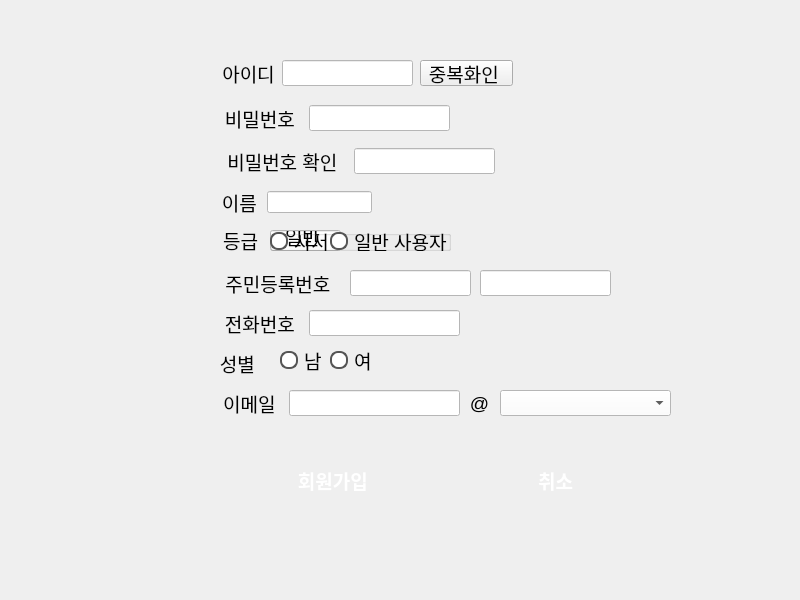
<?xml version="1.0" encoding="UTF-8"?>
<ui version="4.0">
 <class>Dialog</class>
 <widget class="QDialog" name="Dialog">
  <property name="geometry">
   <rect>
    <x>0</x>
    <y>0</y>
    <width>800</width>
    <height>600</height>
   </rect>
  </property>
  <property name="windowTitle">
   <string>Dialog</string>
  </property>
  <property name="styleSheet">
   <string notr="true">background: qlineargradient(
    x1: 0, y1: 0,
    x2: 0, y2: 1,
    stop: 0 #AF8C89,
    stop: 0.5 #9D7976,
    stop: 1 #806462
);</string>
  </property>
  <widget class="QLabel" name="lbl_pw">
   <property name="geometry">
    <rect>
     <x>221</x>
     <y>105</y>
     <width>83</width>
     <height>26</height>
    </rect>
   </property>
   <property name="font">
    <font>
     <pointsize>14</pointsize>
    </font>
   </property>
   <property name="styleSheet">
    <string notr="true">QWidget {
    background: qlineargradient(
        x1: 0, y1: 0,
        x2: 1, y2: 1,
        stop: 0 #BC8F8F,
        stop: 0.5 #D0A5A5,
        stop: 1 #E5C6C6
    );
    color: black;
}</string>
   </property>
   <property name="text">
    <string>비밀번호 </string>
   </property>
   <property name="alignment">
    <set>Qt::AlignmentFlag::AlignCenter</set>
   </property>
  </widget>
  <widget class="QLabel" name="lbl_pw_confirm">
   <property name="geometry">
    <rect>
     <x>221</x>
     <y>148</y>
     <width>128</width>
     <height>26</height>
    </rect>
   </property>
   <property name="font">
    <font>
     <pointsize>14</pointsize>
     <bold>false</bold>
    </font>
   </property>
   <property name="styleSheet">
    <string notr="true">QWidget {
    background: qlineargradient(
        x1: 0, y1: 0,
        x2: 1, y2: 1,
        stop: 0 #BC8F8F,
        stop: 0.5 #D0A5A5,
        stop: 1 #E5C6C6
    );
    color: black;
}</string>
   </property>
   <property name="text">
    <string>비밀번호 확인 </string>
   </property>
   <property name="alignment">
    <set>Qt::AlignmentFlag::AlignCenter</set>
   </property>
  </widget>
  <widget class="QLineEdit" name="input_pw">
   <property name="geometry">
    <rect>
     <x>309</x>
     <y>105</y>
     <width>141</width>
     <height>26</height>
    </rect>
   </property>
   <property name="styleSheet">
    <string notr="true">background-color: white;
color: black;</string>
   </property>
   <property name="echoMode">
    <enum>QLineEdit::EchoMode::Password</enum>
   </property>
  </widget>
  <widget class="QLineEdit" name="input_pw_confirm">
   <property name="geometry">
    <rect>
     <x>354</x>
     <y>148</y>
     <width>141</width>
     <height>26</height>
    </rect>
   </property>
   <property name="styleSheet">
    <string notr="true">background-color: white;
color: black;</string>
   </property>
   <property name="echoMode">
    <enum>QLineEdit::EchoMode::Password</enum>
   </property>
  </widget>
  <widget class="QPushButton" name="btn_submit">
   <property name="geometry">
    <rect>
     <x>260</x>
     <y>450</y>
     <width>151</width>
     <height>61</height>
    </rect>
   </property>
   <property name="font">
    <font>
     <pointsize>14</pointsize>
     <bold>true</bold>
    </font>
   </property>
   <property name="styleSheet">
    <string notr="true">background: qlineargradient(
    x1: 0, y1: 0,
    x2: 1, y2: 1,
    stop: 0 #5E3023,
    stop: 1 #8B5A4A
);
color: white;
border-radius: 30px;
text-align: center;</string>
   </property>
   <property name="text">
    <string>회원가입 </string>
   </property>
  </widget>
  <widget class="QPushButton" name="btn_cancel">
   <property name="geometry">
    <rect>
     <x>480</x>
     <y>450</y>
     <width>151</width>
     <height>61</height>
    </rect>
   </property>
   <property name="font">
    <font>
     <pointsize>14</pointsize>
     <bold>true</bold>
    </font>
   </property>
   <property name="styleSheet">
    <string notr="true">background: qlineargradient(
    x1: 0, y1: 0,
    x2: 1, y2: 1,
    stop: 0 #5E3023,
    stop: 1 #8B5A4A
);
color: white;
border-radius: 30px;
text-align: center;</string>
   </property>
   <property name="text">
    <string>취소</string>
   </property>
  </widget>
  <widget class="QLabel" name="label">
   <property name="geometry">
    <rect>
     <x>220</x>
     <y>390</y>
     <width>64</width>
     <height>26</height>
    </rect>
   </property>
   <property name="font">
    <font>
     <pointsize>14</pointsize>
    </font>
   </property>
   <property name="styleSheet">
    <string notr="true">QWidget {
    background: qlineargradient(
        x1: 0, y1: 0,
        x2: 1, y2: 1,
        stop: 0 #BC8F8F,
        stop: 0.5 #D0A5A5,
        stop: 1 #E5C6C6
    );
    color: black;
}</string>
   </property>
   <property name="text">
    <string>이메일 </string>
   </property>
   <property name="alignment">
    <set>Qt::AlignmentFlag::AlignCenter</set>
   </property>
  </widget>
  <widget class="QLineEdit" name="input_email_prefix">
   <property name="geometry">
    <rect>
     <x>289</x>
     <y>390</y>
     <width>171</width>
     <height>26</height>
    </rect>
   </property>
   <property name="styleSheet">
    <string notr="true">background-color: white;
color: black;</string>
   </property>
  </widget>
  <widget class="QComboBox" name="combo_email_domain">
   <property name="geometry">
    <rect>
     <x>500</x>
     <y>390</y>
     <width>171</width>
     <height>26</height>
    </rect>
   </property>
   <property name="styleSheet">
    <string notr="true">background-color: white;
color: black;</string>
   </property>
  </widget>
  <widget class="QLabel" name="lbl_at">
   <property name="geometry">
    <rect>
     <x>470</x>
     <y>390</y>
     <width>19</width>
     <height>26</height>
    </rect>
   </property>
   <property name="font">
    <font>
     <pointsize>14</pointsize>
    </font>
   </property>
   <property name="styleSheet">
    <string notr="true">QWidget {
    background: qlineargradient(
        x1: 0, y1: 0,
        x2: 1, y2: 1,
        stop: 0 #75463A,
        stop: 1 #B98272
    );
    color: black;
}</string>
   </property>
   <property name="text">
    <string>@</string>
   </property>
   <property name="alignment">
    <set>Qt::AlignmentFlag::AlignCenter</set>
   </property>
  </widget>
  <widget class="QLineEdit" name="input_phone">
   <property name="geometry">
    <rect>
     <x>309</x>
     <y>310</y>
     <width>151</width>
     <height>26</height>
    </rect>
   </property>
   <property name="styleSheet">
    <string notr="true">background-color: white;
color: black;</string>
   </property>
  </widget>
  <widget class="QLabel" name="lbl_phone">
   <property name="geometry">
    <rect>
     <x>221</x>
     <y>310</y>
     <width>83</width>
     <height>26</height>
    </rect>
   </property>
   <property name="font">
    <font>
     <pointsize>14</pointsize>
    </font>
   </property>
   <property name="styleSheet">
    <string notr="true">QWidget {
    background: qlineargradient(
        x1: 0, y1: 0,
        x2: 1, y2: 1,
        stop: 0 #BC8F8F,
        stop: 0.5 #D0A5A5,
        stop: 1 #E5C6C6
    );
    color: black;
}</string>
   </property>
   <property name="text">
    <string>전화번호 </string>
   </property>
   <property name="alignment">
    <set>Qt::AlignmentFlag::AlignCenter</set>
   </property>
  </widget>
  <widget class="QLineEdit" name="input_rrn1">
   <property name="geometry">
    <rect>
     <x>350</x>
     <y>270</y>
     <width>121</width>
     <height>26</height>
    </rect>
   </property>
   <property name="styleSheet">
    <string notr="true">background-color: white;
color: black;</string>
   </property>
  </widget>
  <widget class="QLabel" name="lbl_rrn">
   <property name="geometry">
    <rect>
     <x>220</x>
     <y>270</y>
     <width>121</width>
     <height>26</height>
    </rect>
   </property>
   <property name="font">
    <font>
     <pointsize>14</pointsize>
    </font>
   </property>
   <property name="styleSheet">
    <string notr="true">QWidget {
    background: qlineargradient(
        x1: 0, y1: 0,
        x2: 1, y2: 1,
        stop: 0 #BC8F8F,
        stop: 0.5 #D0A5A5,
        stop: 1 #E5C6C6
    );
    color: black;
}</string>
   </property>
   <property name="text">
    <string>주민등록번호 </string>
   </property>
   <property name="alignment">
    <set>Qt::AlignmentFlag::AlignCenter</set>
   </property>
  </widget>
  <widget class="QLineEdit" name="input_rrn2">
   <property name="geometry">
    <rect>
     <x>480</x>
     <y>270</y>
     <width>131</width>
     <height>26</height>
    </rect>
   </property>
   <property name="styleSheet">
    <string notr="true">background-color: white;
color: black;</string>
   </property>
   <property name="echoMode">
    <enum>QLineEdit::EchoMode::Password</enum>
   </property>
  </widget>
  <widget class="QLabel" name="lbl_gender">
   <property name="geometry">
    <rect>
     <x>220</x>
     <y>350</y>
     <width>40</width>
     <height>26</height>
    </rect>
   </property>
   <property name="font">
    <font>
     <pointsize>14</pointsize>
    </font>
   </property>
   <property name="styleSheet">
    <string notr="true">QWidget {
    background: qlineargradient(
        x1: 0, y1: 0,
        x2: 1, y2: 1,
        stop: 0 #BC8F8F,
        stop: 0.5 #D0A5A5,
        stop: 1 #E5C6C6
    );
    color: black;
}</string>
   </property>
   <property name="text">
    <string>성별 </string>
   </property>
   <property name="alignment">
    <set>Qt::AlignmentFlag::AlignCenter</set>
   </property>
  </widget>
  <widget class="QPushButton" name="btn_check_id">
   <property name="geometry">
    <rect>
     <x>420</x>
     <y>60</y>
     <width>93</width>
     <height>26</height>
    </rect>
   </property>
   <property name="font">
    <font>
     <pointsize>14</pointsize>
    </font>
   </property>
   <property name="styleSheet">
    <string notr="true">QWidget {
    background: qlineargradient(
        x1: 0, y1: 0,
        x2: 1, y2: 1,
        stop: 0 #BC8F8F,
        stop: 0.5 #D0A5A5,
        stop: 1 #E5C6C6
    );
    color: black;
}</string>
   </property>
   <property name="text">
    <string>중복화인 </string>
   </property>
  </widget>
  <widget class="QLabel" name="lbl_id">
   <property name="geometry">
    <rect>
     <x>220</x>
     <y>60</y>
     <width>57</width>
     <height>26</height>
    </rect>
   </property>
   <property name="font">
    <font>
     <pointsize>14</pointsize>
    </font>
   </property>
   <property name="styleSheet">
    <string notr="true">QWidget {
    background: qlineargradient(
        x1: 0, y1: 0,
        x2: 1, y2: 1,
        stop: 0 #BC8F8F,
        stop: 0.5 #D0A5A5,
        stop: 1 #E5C6C6
    );
    color: black;
}</string>
   </property>
   <property name="text">
    <string>아이디</string>
   </property>
   <property name="alignment">
    <set>Qt::AlignmentFlag::AlignCenter</set>
   </property>
  </widget>
  <widget class="QLineEdit" name="input_id">
   <property name="geometry">
    <rect>
     <x>282</x>
     <y>60</y>
     <width>131</width>
     <height>26</height>
    </rect>
   </property>
   <property name="styleSheet">
    <string notr="true">background-color: white;
color: black;</string>
   </property>
  </widget>
  <widget class="QRadioButton" name="radio_male">
   <property name="geometry">
    <rect>
     <x>280</x>
     <y>350</y>
     <width>41</width>
     <height>21</height>
    </rect>
   </property>
   <property name="font">
    <font>
     <pointsize>14</pointsize>
    </font>
   </property>
   <property name="styleSheet">
    <string notr="true">QRadioButton {
    background: transparent;
}

QRadioButton::indicator {
    width: 14px;
    height: 14px;
    border-radius: 8px;
    border: 2px solid #555555;
    background-color: white;
}

QRadioButton::indicator:checked {
    background-color: #75463A; /* 체크되었을 때 안쪽 원 색상 */
    border: 2px solid #75463A;
}</string>
   </property>
   <property name="text">
    <string>남</string>
   </property>
  </widget>
  <widget class="QRadioButton" name="radio_female">
   <property name="geometry">
    <rect>
     <x>330</x>
     <y>350</y>
     <width>41</width>
     <height>21</height>
    </rect>
   </property>
   <property name="font">
    <font>
     <pointsize>14</pointsize>
    </font>
   </property>
   <property name="styleSheet">
    <string notr="true">QRadioButton {
    background: transparent;
}

QRadioButton::indicator {
    width: 14px;
    height: 14px;
    border-radius: 8px;
    border: 2px solid #555555;
    background-color: white;
}

QRadioButton::indicator:checked {
    background-color: #75463A; /* 체크되었을 때 안쪽 원 색상 */
    border: 2px solid #75463A;
}</string>
   </property>
   <property name="text">
    <string>여</string>
   </property>
  </widget>
  <widget class="QLabel" name="label_2">
   <property name="geometry">
    <rect>
     <x>10</x>
     <y>60</y>
     <width>201</width>
     <height>351</height>
    </rect>
   </property>
   <property name="text">
    <string/>
   </property>
   <property name="pixmap">
    <pixmap resource="../resources.qrc">:/newPrefix/ui_data/Images/uuu.png</pixmap>
   </property>
   <property name="scaledContents">
    <bool>true</bool>
   </property>
  </widget>
  <widget class="QGroupBox" name="gb_grade">
   <property name="geometry">
    <rect>
     <x>270</x>
     <y>230</y>
     <width>181</width>
     <height>21</height>
    </rect>
   </property>
   <property name="title">
    <string/>
   </property>
   <widget class="QRadioButton" name="rbt_lib">
    <property name="geometry">
     <rect>
      <x>0</x>
      <y>0</y>
      <width>71</width>
      <height>22</height>
     </rect>
    </property>
    <property name="font">
     <font>
      <pointsize>14</pointsize>
     </font>
    </property>
    <property name="styleSheet">
     <string notr="true">QRadioButton {
    background: transparent;
}

QRadioButton::indicator {
    width: 14px;
    height: 14px;
    border-radius: 8px;
    border: 2px solid #555555;
    background-color: white;
}

QRadioButton::indicator:checked {
    background-color: #75463A; /* 체크되었을 때 안쪽 원 색상 */
    border: 2px solid #75463A;
}</string>
    </property>
    <property name="text">
     <string>사서</string>
    </property>
    <property name="autoExclusive">
     <bool>true</bool>
    </property>
   </widget>
   <widget class="QRadioButton" name="rbt_user">
    <property name="geometry">
     <rect>
      <x>60</x>
      <y>0</y>
      <width>131</width>
      <height>22</height>
     </rect>
    </property>
    <property name="font">
     <font>
      <pointsize>14</pointsize>
     </font>
    </property>
    <property name="styleSheet">
     <string notr="true">QRadioButton {
    background: transparent;
}

QRadioButton::indicator {
    width: 14px;
    height: 14px;
    border-radius: 8px;
    border: 2px solid #555555;
    background-color: white;
}

QRadioButton::indicator:checked {
    background-color: #75463A; /* 체크되었을 때 안쪽 원 색상 */
    border: 2px solid #75463A;
}</string>
    </property>
    <property name="text">
     <string>일반 사용자</string>
    </property>
    <property name="autoExclusive">
     <bool>true</bool>
    </property>
   </widget>
  </widget>
  <widget class="QLabel" name="lbl_role">
   <property name="geometry">
    <rect>
     <x>220</x>
     <y>230</y>
     <width>41</width>
     <height>21</height>
    </rect>
   </property>
   <property name="font">
    <font>
     <pointsize>14</pointsize>
    </font>
   </property>
   <property name="styleSheet">
    <string notr="true">QWidget {
    background: qlineargradient(
        x1: 0, y1: 0,
        x2: 1, y2: 1,
        stop: 0 #BC8F8F,
        stop: 0.5 #D0A5A5,
        stop: 1 #E5C6C6
    );
    color: black;
}</string>
   </property>
   <property name="text">
    <string>등급</string>
   </property>
   <property name="alignment">
    <set>Qt::AlignmentFlag::AlignCenter</set>
   </property>
  </widget>
  <widget class="QLineEdit" name="input_role">
   <property name="geometry">
    <rect>
     <x>270</x>
     <y>230</y>
     <width>71</width>
     <height>21</height>
    </rect>
   </property>
   <property name="font">
    <font>
     <pointsize>14</pointsize>
    </font>
   </property>
   <property name="styleSheet">
    <string notr="true">background-color: white;
color: black;</string>
   </property>
   <property name="text">
    <string>일반 </string>
   </property>
   <property name="alignment">
    <set>Qt::AlignmentFlag::AlignCenter</set>
   </property>
   <property name="readOnly">
    <bool>true</bool>
   </property>
  </widget>
  <widget class="QLabel" name="lbl_name">
   <property name="geometry">
    <rect>
     <x>221</x>
     <y>191</y>
     <width>42</width>
     <height>22</height>
    </rect>
   </property>
   <property name="font">
    <font>
     <pointsize>14</pointsize>
    </font>
   </property>
   <property name="styleSheet">
    <string notr="true">QWidget {
    background: qlineargradient(
        x1: 0, y1: 0,
        x2: 1, y2: 1,
        stop: 0 #BC8F8F,
        stop: 0.5 #D0A5A5,
        stop: 1 #E5C6C6
    );
    color: black;
}</string>
   </property>
   <property name="text">
    <string>이름 </string>
   </property>
   <property name="alignment">
    <set>Qt::AlignmentFlag::AlignCenter</set>
   </property>
  </widget>
  <widget class="QLineEdit" name="input_name">
   <property name="geometry">
    <rect>
     <x>267</x>
     <y>191</y>
     <width>105</width>
     <height>22</height>
    </rect>
   </property>
   <property name="styleSheet">
    <string notr="true">background-color: white;
color: black;</string>
   </property>
  </widget>
  <widget class="QLabel" name="label_3">
   <property name="geometry">
    <rect>
     <x>300</x>
     <y>230</y>
     <width>451</width>
     <height>371</height>
    </rect>
   </property>
   <property name="styleSheet">
    <string notr="true">background-color: transparent;</string>
   </property>
   <property name="text">
    <string/>
   </property>
   <property name="pixmap">
    <pixmap resource="../resources.qrc">:/newPrefix/ui_data/Images/ghghgh.png</pixmap>
   </property>
   <property name="scaledContents">
    <bool>true</bool>
   </property>
  </widget>
  <widget class="QLabel" name="label_4">
   <property name="geometry">
    <rect>
     <x>490</x>
     <y>30</y>
     <width>261</width>
     <height>271</height>
    </rect>
   </property>
   <property name="styleSheet">
    <string notr="true">background-color: transparent;</string>
   </property>
   <property name="text">
    <string/>
   </property>
   <property name="pixmap">
    <pixmap resource="../resources.qrc">:/newPrefix/ui_data/Images/uutt.png</pixmap>
   </property>
   <property name="scaledContents">
    <bool>true</bool>
   </property>
  </widget>
  <zorder>label_4</zorder>
  <zorder>label_2</zorder>
  <zorder>label_3</zorder>
  <zorder>lbl_name</zorder>
  <zorder>input_name</zorder>
  <zorder>lbl_pw</zorder>
  <zorder>lbl_pw_confirm</zorder>
  <zorder>input_pw</zorder>
  <zorder>input_pw_confirm</zorder>
  <zorder>btn_submit</zorder>
  <zorder>btn_cancel</zorder>
  <zorder>label</zorder>
  <zorder>input_email_prefix</zorder>
  <zorder>combo_email_domain</zorder>
  <zorder>lbl_at</zorder>
  <zorder>input_phone</zorder>
  <zorder>lbl_phone</zorder>
  <zorder>input_rrn1</zorder>
  <zorder>lbl_rrn</zorder>
  <zorder>input_rrn2</zorder>
  <zorder>lbl_gender</zorder>
  <zorder>btn_check_id</zorder>
  <zorder>lbl_id</zorder>
  <zorder>input_id</zorder>
  <zorder>radio_male</zorder>
  <zorder>radio_female</zorder>
  <zorder>lbl_role</zorder>
  <zorder>input_role</zorder>
  <zorder>gb_grade</zorder>
 </widget>
 <resources>
  <include location="../resources.qrc"/>
 </resources>
 <connections/>
</ui>
